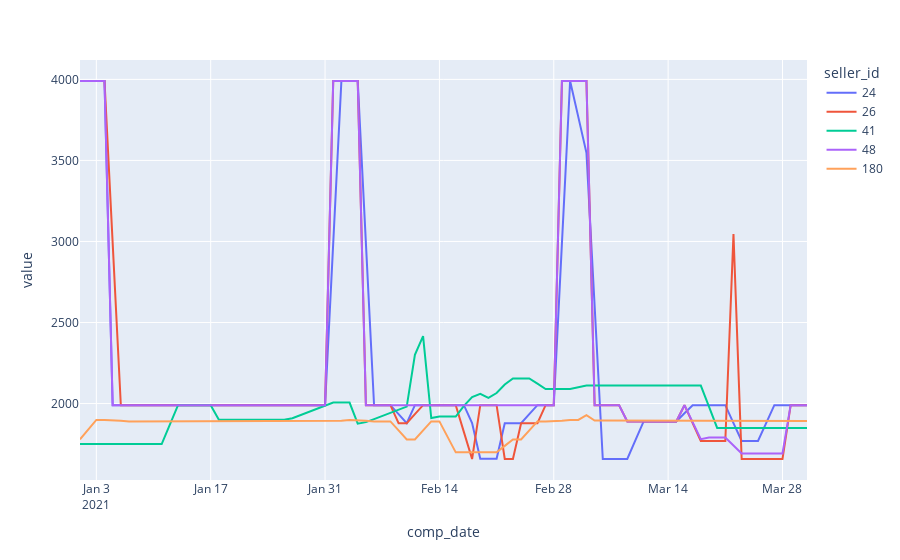

The notebook cell this image was saved under:
### Markdown cell above
## Granger Causality, Leader/Follower Detection

### Code cell
leader = []
follower = []

#Iterate over columns of the original dataset
for i in price_data.columns:
    for j in price_data.columns:
        
        #If columns are not referred to the same seller and if they are not constant
        if ((i != j) & \
            (price_data[i].std() != 0) & \
            (price_data[j].std() != 0)):
        #Perform the Granger Causality test
            c = grangercausalitytests(price_data[[i, j]], maxlag=3, verbose=False) #case in which i causes j 
            lista1 = []
            for h in c:
                lista1.append(c[h][0]['ssr_ftest'][1]) #append F-test's p-values to a list
                
            d = grangercausalitytests(price_data[[j, i]], maxlag=3, verbose=False) #case in which j causes i 
            lista2 = []
            for l in d:
                lista2.append(d[l][0]['ssr_ftest'][1]) #append F-test's p-values to a list
            
            lista3 = []
            
            if (min(lista1) or min(lista2)) < 0.05: #Consider only lists which have at least one p-value<0.05
                for p in range(len(lista1)):
                    #Compare the two lists of p-value: the one with the lowest p-values will refer to 
                    #the seller who is most likely to be a leader as it causes the other's prices to change
                    if (lista1[p] - lista2[p] < lista2[p] - lista1[p]):
                        lista3.append(True) 
                    elif (lista1[p] - lista2[p] >= lista2[p] - lista1[p]):
                        lista3.append(False)
            
            if len(lista3) == 0: #If lista3 is empty, it means that there was no p-value<0.05 for the considered pair of sellers
                leader.append('nonsignificant')
                follower.append('nonsignificant')
            else: 
                if max(set(lista3), key = lista3.count) == True: #if the most frequent value in the list is True
                    leader.append(i) 
                    follower.append(j)
                else:
                    leader.append(j)
                    follower.append(i)

#Transform the lists in a pandas DataFrame                    
output_granger = pd.DataFrame({'Leader':leader, 'Follower':follower})
output_granger.drop_duplicates(inplace = True)
output_granger = output_granger.drop(output_granger[output_granger.Leader == 'nonsignificant'].index).reset_index(drop = True)

print(output_granger)


#Plot the prices of all sellers that appear in the output dataset

lista = []

for z in output_granger.Leader.unique():
    lista.append(z)

for x in output.Follower.unique():
    if x not in lista:
        lista.append(x)
        
data = price_data[lista]
fig = px.line(data, x=data.index, y = data.columns)
fig.show()
